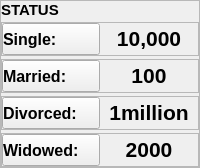
              <widget class="QFrame" name="frame_10">
               <property name="frameShape">
                <enum>QFrame::StyledPanel</enum>
               </property>
               <property name="frameShadow">
                <enum>QFrame::Raised</enum>
               </property>
               <layout class="QVBoxLayout" name="verticalLayout_7">
                <property name="spacing">
                 <number>3</number>
                </property>
                <property name="leftMargin">
                 <number>0</number>
                </property>
                <property name="topMargin">
                 <number>0</number>
                </property>
                <property name="rightMargin">
                 <number>0</number>
                </property>
                <property name="bottomMargin">
                 <number>0</number>
                </property>
                <item>
                 <widget class="QLabel" name="label">
                  <property name="maximumSize">
                   <size>
                    <width>16777215</width>
                    <height>34</height>
                   </size>
                  </property>
                  <property name="font">
                   <font>
                    <pointsize>13</pointsize>
                    <bold>true</bold>
                   </font>
                  </property>
                  <property name="text">
                   <string>&lt;html&gt;&lt;head/&gt;&lt;body&gt;&lt;p&gt;&lt;span style=&quot; font-size:11pt; font-weight:700;&quot;&gt;STATUS&lt;/span&gt;&lt;/p&gt;&lt;/body&gt;&lt;/html&gt;</string>
                  </property>
                 </widget>
                </item>
                <item>
                 <widget class="QFrame" name="frame_14">
                  <property name="maximumSize">
                   <size>
                    <width>16777215</width>
                    <height>34</height>
                   </size>
                  </property>
                  <property name="frameShape">
                   <enum>QFrame::StyledPanel</enum>
                  </property>
                  <property name="frameShadow">
                   <enum>QFrame::Raised</enum>
                  </property>
                  <layout class="QHBoxLayout" name="horizontalLayout_6">
                   <property name="spacing">
                    <number>0</number>
                   </property>
                   <property name="leftMargin">
                    <number>0</number>
                   </property>
                   <property name="topMargin">
                    <number>0</number>
                   </property>
                   <property name="rightMargin">
                    <number>0</number>
                   </property>
                   <property name="bottomMargin">
                    <number>0</number>
                   </property>
                   <item>
                    <widget class="QPushButton" name="pushButton">
                     <property name="minimumSize">
                      <size>
                       <width>90</width>
                       <height>32</height>
                      </size>
                     </property>
                     <property name="maximumSize">
                      <size>
                       <width>120</width>
                       <height>16777215</height>
                      </size>
                     </property>
                     <property name="font">
                      <font>
                       <pointsize>12</pointsize>
                       <bold>true</bold>
                      </font>
                     </property>
                     <property name="styleSheet">
                      <string notr="true">text-align: left;</string>
                     </property>
                     <property name="text">
                      <string>Single: </string>
                     </property>
                     <property name="icon">
                      <iconset>
                       <normaloff>../../../../.designer/images&amp;icon/single.png</normaloff>../../../../.designer/images&amp;icon/single.png</iconset>
                     </property>
                     <property name="iconSize">
                      <size>
                       <width>30</width>
                       <height>30</height>
                      </size>
                     </property>
                    </widget>
                   </item>
                   <item>
                    <widget class="QLabel" name="single_display">
                     <property name="font">
                      <font>
                       <pointsize>20</pointsize>
                       <bold>true</bold>
                      </font>
                     </property>
                     <property name="text">
                      <string>&lt;html&gt;&lt;head/&gt;&lt;body&gt;&lt;p align=&quot;center&quot;&gt;&lt;span style=&quot; font-size:16pt;&quot;&gt;10,000&lt;/span&gt;&lt;/p&gt;&lt;/body&gt;&lt;/html&gt;</string>
                     </property>
                    </widget>
                   </item>
                  </layout>
                 </widget>
                </item>
                <item>
                 <widget class="QFrame" name="frame_16">
                  <property name="maximumSize">
                   <size>
                    <width>16777215</width>
                    <height>35</height>
                   </size>
                  </property>
                  <property name="frameShape">
                   <enum>QFrame::StyledPanel</enum>
                  </property>
                  <property name="frameShadow">
                   <enum>QFrame::Raised</enum>
                  </property>
                  <layout class="QHBoxLayout" name="horizontalLayout_7">
                   <property name="spacing">
                    <number>0</number>
                   </property>
                   <property name="leftMargin">
                    <number>0</number>
                   </property>
                   <property name="topMargin">
                    <number>0</number>
                   </property>
                   <property name="rightMargin">
                    <number>0</number>
                   </property>
                   <property name="bottomMargin">
                    <number>0</number>
                   </property>
                   <item>
                    <widget class="QPushButton" name="pushButton_2">
                     <property name="minimumSize">
                      <size>
                       <width>90</width>
                       <height>32</height>
                      </size>
                     </property>
                     <property name="maximumSize">
                      <size>
                       <width>120</width>
                       <height>16777215</height>
                      </size>
                     </property>
                     <property name="font">
                      <font>
                       <pointsize>12</pointsize>
                       <bold>true</bold>
                      </font>
                     </property>
                     <property name="styleSheet">
                      <string notr="true">text-align: left;</string>
                     </property>
                     <property name="text">
                      <string>Married: </string>
                     </property>
                     <property name="icon">
                      <iconset>
                       <normaloff>../../../../.designer/images&amp;icon/married.png</normaloff>../../../../.designer/images&amp;icon/married.png</iconset>
                     </property>
                     <property name="iconSize">
                      <size>
                       <width>30</width>
                       <height>30</height>
                      </size>
                     </property>
                    </widget>
                   </item>
                   <item>
                    <widget class="QLabel" name="married_display">
                     <property name="font">
                      <font>
                       <pointsize>20</pointsize>
                       <bold>true</bold>
                      </font>
                     </property>
                     <property name="text">
                      <string>&lt;html&gt;&lt;head/&gt;&lt;body&gt;&lt;p align=&quot;center&quot;&gt;&lt;span style=&quot; font-size:16pt;&quot;&gt;100&lt;/span&gt;&lt;/p&gt;&lt;/body&gt;&lt;/html&gt;</string>
                     </property>
                    </widget>
                   </item>
                  </layout>
                 </widget>
                </item>
                <item>
                 <widget class="QFrame" name="frame_15">
                  <property name="maximumSize">
                   <size>
                    <width>16777215</width>
                    <height>35</height>
                   </size>
                  </property>
                  <property name="frameShape">
                   <enum>QFrame::StyledPanel</enum>
                  </property>
                  <property name="frameShadow">
                   <enum>QFrame::Raised</enum>
                  </property>
                  <layout class="QHBoxLayout" name="horizontalLayout_8">
                   <property name="spacing">
                    <number>0</number>
                   </property>
                   <property name="leftMargin">
                    <number>0</number>
                   </property>
                   <property name="topMargin">
                    <number>0</number>
                   </property>
                   <property name="rightMargin">
                    <number>0</number>
                   </property>
                   <property name="bottomMargin">
                    <number>0</number>
                   </property>
                   <item>
                    <widget class="QPushButton" name="pushButton_3">
                     <property name="minimumSize">
                      <size>
                       <width>90</width>
                       <height>32</height>
                      </size>
                     </property>
                     <property name="maximumSize">
                      <size>
                       <width>120</width>
                       <height>16777215</height>
                      </size>
                     </property>
                     <property name="font">
                      <font>
                       <pointsize>12</pointsize>
                       <bold>true</bold>
                      </font>
                     </property>
                     <property name="styleSheet">
                      <string notr="true">text-align: left;</string>
                     </property>
                     <property name="text">
                      <string>Divorced: </string>
                     </property>
                     <property name="icon">
                      <iconset>
                       <normaloff>../../../../.designer/images&amp;icon/divorce.png</normaloff>../../../../.designer/images&amp;icon/divorce.png</iconset>
                     </property>
                     <property name="iconSize">
                      <size>
                       <width>30</width>
                       <height>30</height>
                      </size>
                     </property>
                    </widget>
                   </item>
                   <item>
                    <widget class="QLabel" name="divorced_display">
                     <property name="font">
                      <font>
                       <pointsize>20</pointsize>
                       <bold>true</bold>
                      </font>
                     </property>
                     <property name="text">
                      <string>&lt;html&gt;&lt;head/&gt;&lt;body&gt;&lt;p align=&quot;center&quot;&gt;&lt;span style=&quot; font-size:16pt;&quot;&gt;1million&lt;/span&gt;&lt;/p&gt;&lt;/body&gt;&lt;/html&gt;</string>
                     </property>
                    </widget>
                   </item>
                  </layout>
                 </widget>
                </item>
                <item>
                 <widget class="QFrame" name="frame_17">
                  <property name="maximumSize">
                   <size>
                    <width>16777215</width>
                    <height>35</height>
                   </size>
                  </property>
                  <property name="frameShape">
                   <enum>QFrame::StyledPanel</enum>
                  </property>
                  <property name="frameShadow">
                   <enum>QFrame::Raised</enum>
                  </property>
                  <layout class="QHBoxLayout" name="horizontalLayout_9">
                   <property name="spacing">
                    <number>0</number>
                   </property>
                   <property name="leftMargin">
                    <number>0</number>
                   </property>
                   <property name="topMargin">
                    <number>0</number>
                   </property>
                   <property name="rightMargin">
                    <number>0</number>
                   </property>
                   <property name="bottomMargin">
                    <number>0</number>
                   </property>
                   <item>
                    <widget class="QPushButton" name="pushButton_4">
                     <property name="minimumSize">
                      <size>
                       <width>90</width>
                       <height>32</height>
                      </size>
                     </property>
                     <property name="maximumSize">
                      <size>
                       <width>120</width>
                       <height>16777215</height>
                      </size>
                     </property>
                     <property name="font">
                      <font>
                       <pointsize>12</pointsize>
                       <bold>true</bold>
                      </font>
                     </property>
                     <property name="styleSheet">
                      <string notr="true">text-align: left;</string>
                     </property>
                     <property name="text">
                      <string>Widowed: </string>
                     </property>
                     <property name="icon">
                      <iconset>
                       <normaloff>../../../../.designer/images&amp;icon/elder.png</normaloff>../../../../.designer/images&amp;icon/elder.png</iconset>
                     </property>
                     <property name="iconSize">
                      <size>
                       <width>30</width>
                       <height>30</height>
                      </size>
                     </property>
                    </widget>
                   </item>
                   <item>
                    <widget class="QLabel" name="widowed_display">
                     <property name="font">
                      <font>
                       <pointsize>20</pointsize>
                       <bold>true</bold>
                      </font>
                     </property>
                     <property name="text">
                      <string>&lt;html&gt;&lt;head/&gt;&lt;body&gt;&lt;p align=&quot;center&quot;&gt;&lt;span style=&quot; font-size:16pt;&quot;&gt;2000&lt;/span&gt;&lt;/p&gt;&lt;/body&gt;&lt;/html&gt;</string>
                     </property>
                    </widget>
                   </item>
                  </layout>
                 </widget>
                </item>
               </layout>
              </widget>
